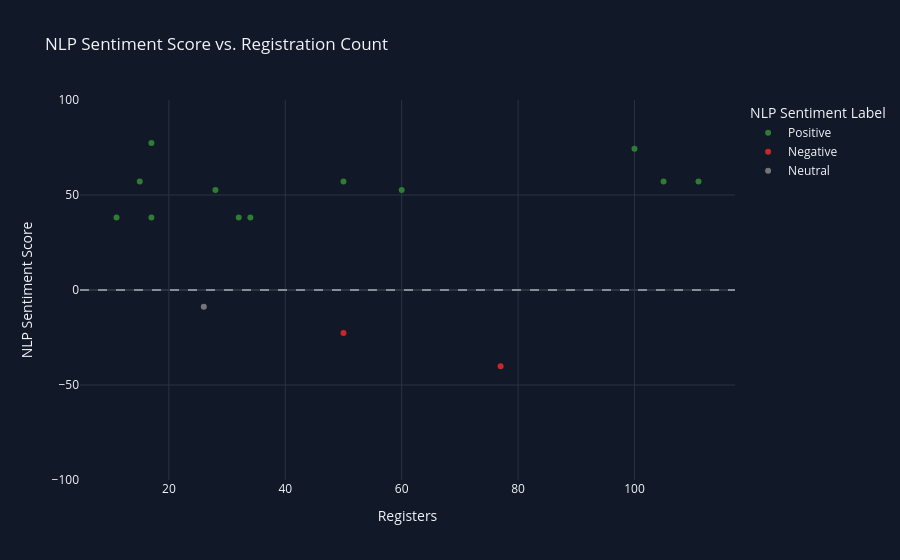

Write notebook code for a chart like this one.
### Code cell
fig = px.scatter(
    nlp_sentiment_data,
    x="Registers",
    y="NLP Sentiment Score",
    color="NLP Sentiment Label",
    hover_name="Event",
    hover_data=["Type", "Room Available/Not Available", "Accept/Reject", "NLP Sentiment Reason"],
    color_discrete_map={"Positive": "#2E7D32", "Neutral": "#757575", "Negative": "#C62828"},
    title="NLP Sentiment Score vs. Registration Count",
)
fig.add_hline(y=0, line_width=1, line_dash="dash", line_color="#E5E7EB")
fig.update_layout(template="plotly_dark", yaxis_range=[-100, 100], paper_bgcolor="#111827", plot_bgcolor="#111827")
fig.show()

### Figure 1 — Plotly figure (JSON) as saved in the notebook; plotly's stock layout.template omitted (floating-point values rounded to 4 significant figures)
{"data": [{"customdata": [["Important ", "Available", "Accept", "Positive because the NLP model found positive language in: The event request is for make a creative logo; The event priority is Important; The request decision is Accept"], ["Very important ", "Available", "Accept", "Positive because the NLP model found positive language in: The event priority is Very important; The request decision is Accept"], ["Important ", "Available", "Accept", "Positive because the NLP model found positive language in: The event priority is Important; The request decision is Accept"], ["Very important ", "Available", "Accept", "Positive because the NLP model found positive language in: The event priority is Very important; The request decision is Accept"], ["Very important ", "Available", "Accept", "Positive because the NLP model found positive language in: The event priority is Very important; The request decision is Accept"], ["Normal", "Available", "Accept", "Positive because the NLP model found positive language in: The request decision is Accept"], ["Important ", "Available", "Accept", "Positive because the NLP model found positive language in: The event priority is Important; The request decision is Accept"], ["Normal", "Available", "Accept", "Positive because the NLP model found positive language in: The request decision is Accept"], ["Very important ", "Available", "Accept", "Positive because the NLP model found positive language in: The event priority is Very important; The request decision is Accept"], ["Normal", "Available", "Accept", "Positive because the NLP model found positive language in: The request decision is Accept"], ["Normal", "Available", "Accept", "Positive because the NLP model found positive language in: The request decision is Accept"], ["Important ", "Available", "Accept", "Positive because the NLP model found positive language in: The event request is for GREETING CARD MAKING; The event priority is Important; The request decision is Accept"]], "hovertemplate": "<b>%{hovertext}</b><br><br>NLP Sentiment Label=Positive<br>Registers=%{x}<br>NLP Sentiment Score=%{y}<br>Type=%{customdata[0]}<br>Room Available/Not Available=%{customdata[1]}<br>Accept/Reject=%{customdata[2]}<br>NLP Sentiment Reason=%{customdata[3]}<extra></extra>", "hovertext": ["make a creative logo", "Presentiong ideas on MSME", "Group Discussion", "Session on SIH", "Quiz-CODE KNACK WITH C", "JAM", "QUIZ", "WATCHING SITCOM", "Debate", "Book and Movie review", "Advertising strategy contest-part-1", "GREETING CARD MAKING"], "legendgroup": "Positive", "marker": {"color": "#2E7D32", "symbol": "circle"}, "mode": "markers", "name": "Positive", "orientation": "v", "showlegend": true, "type": "scatter", "x": [100, 105, 60, 111, 50, 32, 28, 34, 15, 17, 11, 17], "xaxis": "x", "y": [74.3, 57.09, 52.67, 57.09, 57.09, 38.18, 52.67, 38.18, 57.09, 38.18, 38.18, 77.39], "yaxis": "y"}, {"customdata": [["Normal", "Not Available", "Reject", "Negative because the NLP model found negative language in: The request decision is Reject"], ["Important ", "Not Available", "Reject", "Negative because the NLP model found negative language in: The request decision is Reject"]], "hovertemplate": "<b>%{hovertext}</b><br><br>NLP Sentiment Label=Negative<br>Registers=%{x}<br>NLP Sentiment Score=%{y}<br>Type=%{customdata[0]}<br>Room Available/Not Available=%{customdata[1]}<br>Accept/Reject=%{customdata[2]}<br>NLP Sentiment Reason=%{customdata[3]}<extra></extra>", "hovertext": ["Webinar on Web-Technologies", "Singing Compeition"], "legendgroup": "Negative", "marker": {"color": "#C62828", "symbol": "circle"}, "mode": "markers", "name": "Negative", "orientation": "v", "showlegend": true, "type": "scatter", "x": [77, 50], "xaxis": "x", "y": [-40.19, -22.63], "yaxis": "y"}, {"customdata": [["Very important ", "Available", "Accept", "Neutral because the NLP model found mostly balanced or weak sentiment in: The event has 26 registrations; The room is Available; The booking was requested"]], "hovertemplate": "<b>%{hovertext}</b><br><br>NLP Sentiment Label=Neutral<br>Registers=%{x}<br>NLP Sentiment Score=%{y}<br>Type=%{customdata[0]}<br>Room Available/Not Available=%{customdata[1]}<br>Accept/Reject=%{customdata[2]}<br>NLP Sentiment Reason=%{customdata[3]}<extra></extra>", "hovertext": ["DUMB CHARADES"], "legendgroup": "Neutral", "marker": {"color": "#757575", "symbol": "circle"}, "mode": "markers", "name": "Neutral", "orientation": "v", "showlegend": true, "type": "scatter", "x": [26], "xaxis": "x", "y": [-8.75], "yaxis": "y"}], "layout": {"legend": {"title": {"text": "NLP Sentiment Label"}, "tracegroupgap": 0}, "paper_bgcolor": "#111827", "plot_bgcolor": "#111827", "shapes": [{"line": {"color": "#E5E7EB", "dash": "dash", "width": 1}, "type": "line", "x0": 0, "x1": 1, "xref": "x domain", "y0": 0, "y1": 0, "yref": "y"}], "title": {"text": "NLP Sentiment Score vs. Registration Count"}, "xaxis": {"anchor": "y", "domain": [0, 1], "title": {"text": "Registers"}}, "yaxis": {"anchor": "x", "domain": [0, 1], "range": [-100, 100], "title": {"text": "NLP Sentiment Score"}}}}
